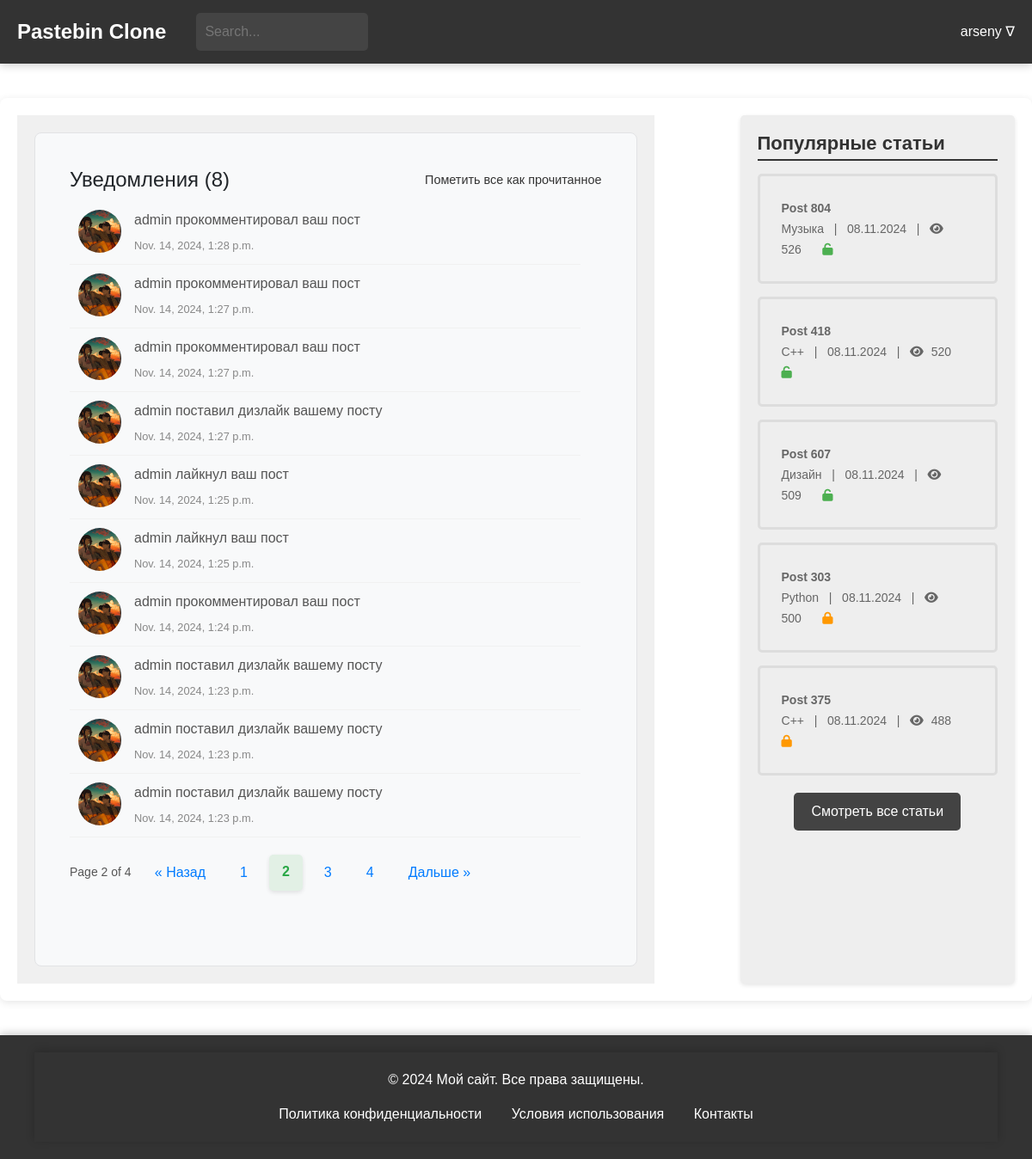
Before: /general/notifications/?page=2 (signed in) with the older database file.
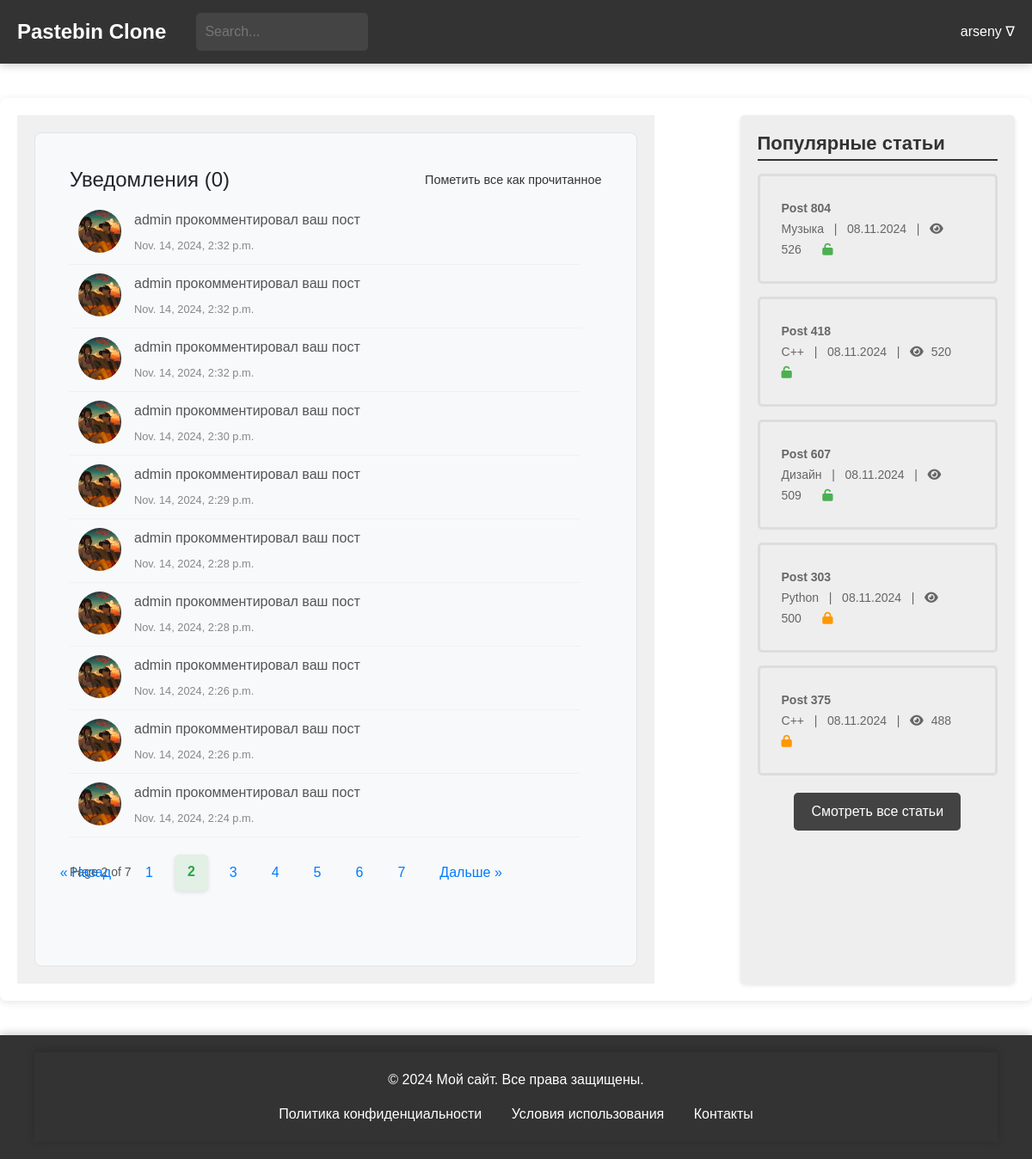
After: the same page with the newer database file.
### general/models.py (models this page shows)
class Notifications(models.Model):
    COMMENT = 1
    LIKE = 2
    DISLIKE = 3
    FAVOURITE = 4
    NOTE_TYPES = [
        (1, 'Comment'),
        (2, 'Like'),
        (3, 'Dislike'),
        (4, 'Favourite'),
    ]
    user = models.ForeignKey(CustomUser, on_delete=models.CASCADE, related_name='note_receiver', default=None)
    sender = models.ForeignKey(CustomUser, on_delete=models.CASCADE, related_name='note_sender', default=None)
    post = models.ForeignKey(Paste, on_delete=models.CASCADE)
    send_time = models.DateTimeField(auto_now_add=True)
    is_checked = models.BooleanField(default=False)
    notification_type = models.IntegerField(choices=NOTE_TYPES, max_length=1)
    class Meta:
        verbose_name = 'Уведомление'
        verbose_name_plural = 'Уведомления'
    def get_notification_message(self):
        if self.notification_type == 1:
            return f'{self.sender} прокомментировал ваш пост'
        elif self.notification_type == 2:
            return f'{self.sender} лайкнул ваш пост'
        elif self.notification_type == 3:
            return f'{self.sender} поставил дизлайк вашему посту'
        elif self.notification_type == 4:
            return f'{self.sender} добавил ваш пост в избранное'
        return 'Неизвестное уведомление'

### users/models.py (models this page shows)
class CustomUser(AbstractUser):
    bio = models.TextField(blank=True, null=True)
    favorites = models.ManyToManyField('blog.Paste', related_name='favorited_by', blank=True)
    address = models.CharField(max_length=100, blank=True, null=True)
    avatar = models.ImageField(upload_to='avatars/', blank=True, null=True)
    groups = models.ManyToManyField(
        'auth.Group',
        related_name='customuser_set',
        blank=True
    )
    user_permissions = models.ManyToManyField(
        'auth.Permission',
        related_name='customuser_set',
        blank=True
    )
    def __str__(self):
        return self.username
    class Meta:
        verbose_name = "Пользователь"
        verbose_name_plural = "Пользователи"

### blog/models.py (models this page shows, shortened)
class Paste(models.Model):
    ACCESS_STATUS_CHOICES = [
        (0, 'Private'),
        (1, 'Public'),
        (2, 'Draft'),
    ]
    TIME_LIVE_CHOICES = [
        (None, 'Никогда'),
        (timedelta(minutes=2), 'Через 2 минуты'),
        (timedelta(hours=1), 'Через 1 час'),
        (timedelta(days=1), 'Через 1 день'),
        (timedelta(weeks=1), 'Через 1 неделю'),
    ]
    title = models.CharField(max_length=200)
    content = models.TextField()
    author = models.ForeignKey(User, on_delete=models.CASCADE)
    created_at = models.DateTimeField(auto_now_add=True)
    updated_at = models.DateTimeField(auto_now=True)
    slug = models.UUIDField(default=uuid.uuid4, editable=False, unique=True)
    tags = models.ManyToManyField(Tag, related_name='posts')
    category = models.ForeignKey(Category, on_delete=models.SET_NULL, null=True)
    access_status = models.IntegerField(choices=ACCESS_STATUS_CHOICES, default=1)
    time_live = models.DurationField(null=True, blank=True)
    password = models.CharField(max_length=100, null=True, blank=True)
    is_delete_after_read = models.BooleanField(default=False)
    views_count = models.PositiveIntegerField(default=0)
    favourite_count = models.PositiveIntegerField(default=0)
    def get_formatted_created_at(self):
        return self.created_at.strftime('%d.%m.%Y')
    class Meta:
        verbose_name = 'Паста'
        verbose_name_plural = 'Паста'

class Category(models.Model):
    name = models.CharField(max_length=30, unique=True)
    parent = models.ForeignKey(
        'self',
        on_delete=models.CASCADE,
        null=True, blank=True,
        related_name='subcategories'
    )
    def __str__(self):
        return self.name
    class Meta:
        verbose_name = 'Категория'
        verbose_name_plural = 'Категории'

### general/views.py (the view)
# urls.py: path('notifications/', views.notifications, name='notifications'),
def notifications(request):
    notes = Notifications.objects.all().filter(user=request.user).order_by('-send_time')
    popular_posts = Paste.objects.order_by('-views_count')[:5]
    paginator = Paginator(notes, 10)
    page_number = request.GET.get('page')
    page_obj = paginator.get_page(page_number)
    return render(request, 'notifications.html', {
        'popular_posts': popular_posts,
        'notes': notes,
        'page_obj': page_obj,
    })

### general/context_processors.py (called while the page is built)
def unread_counts(request):
    if request.user.is_authenticated:
        unread_messages_count = Messages.objects.filter(user=request.user, is_checked=False).count()
        unread_notifications_count = Notifications.objects.filter(user=request.user, is_checked=False).count()
    else:
        unread_messages_count = 0
        unread_notifications_count = 0
    return {
        'unread_messages_count': unread_messages_count,
        'unread_notifications_count': unread_notifications_count,
    }

### general/templates/notifications.html (shortened to what this page needs)
{% extends 'blog/temps/base.html' %}
{% load static %}
{% block head %}
<link href="https://stackpath.bootstrapcdn.com/bootstrap/4.5.2/css/bootstrap.min.css" rel="stylesheet">
<link rel="stylesheet" href="https://cdnjs.cloudflare.com/ajax/libs/font-awesome/5.15.1/css/all.min.css">
<link rel="stylesheet" href="https://cdnjs.cloudflare.com/ajax/libs/font-awesome/6.0.0-beta3/css/all.min.css">
<link rel="stylesheet" type="text/css" href="{% static 'css/notifications.css' %}">
{% endblock %}
{% block content %}
<main>
    <div class="main-container">
        <div class="left-block">
            <div class="card notifications-block">
                <div class="card-body">
                    <div class="card-title-container">
                        <h4 class="card-title">Уведомления ({{ unread_notifications_count }})</h4>
                        <a href="{% url 'general:mark-all-notes-read' %}" class="mark-all-read">Пометить все как
                            прочитанное</a>
                    </div>
                    <ul class="notifications-list">
                        {% for notification in page_obj %}
                        <li class="notification-item">
                            <a href="{% url 'general:mark-notification-read' notification.id %}"
                               class="notification-link">
                                <div class="notification-avatar">
                                    <img src="{% if notification.sender.avatar %}{{ notification.sender.avatar.url }}{% else %}https://th.bing.com/th/id/OIP.0TsJGYhWWOy_hBFOH0hX-gHaHa?rs=1&pid=ImgDetMain{% endif %}"
                                         alt="Avatar" class="avatar-img">
                                </div>
                                <div class="notification-content">
                                    <p class="notification-message">{{ notification.get_notification_message }}</p>
                                    <span class="notification-time">{{ notification.send_time }}</span>
                                </div>
                            </a>
                        </li>
                        {% empty %}
                        <p class="no-notifications">Нет новых уведомлений.</p>
                        {% endfor %}
                    </ul>
                    {% include 'temps/notifications_paginator.html' %}
                </div>
            </div>
        </div>
        {% include 'blog/temps/popular_posts.html' %}
    </div>
</main>
{% endblock %}

### blog/templates/blog/temps/popular_posts.html
{% load static %}
<head>
    <link rel="stylesheet" type="text/css" href="{% static 'css/popular_posts.css' %}">
    <link rel="stylesheet" href="https://cdnjs.cloudflare.com/ajax/libs/font-awesome/6.0.0-beta3/css/all.min.css">
</head>
<div class="right-block">
    <h2>Популярные статьи</h2>
    <ul>
        {% for popular_post in popular_posts %}
        <li>
            <a href="{% url 'blog:post-detail' popular_post.slug %}">
                <span class="article-title">{{popular_post.title}}</span>
                <br>
                <span class="article-meta">{{ popular_post.category }} &nbsp; | &nbsp; {{ popular_post.get_formatted_created_at }} &nbsp; |  &nbsp;
                                    <i class="fa fa-eye"></i> <span
                            class="view-count">{{popular_post.views_count}}</span></span>
                {% if popular_post.password %}
                <span><i class="fa fa-lock" aria-hidden="true" style="color: #FF9800;"></i></span>
                {% else %}
                <span><i class="fa fa-unlock" aria-hidden="true" style="color: #4CAF50;"></i></span>
                {% endif %}
            </a>
        </li>
        {% endfor %}
    </ul>
     <div class="all-posts-link">
        <a href="{% url 'blog:posts-list' %}">Смотреть все статьи</a>
    </div>
</div>

Changed rows visible on the page:
no longer on this page (row unchanged): Notifications: sender.avatar (picture), get_notification_message "admin прокомментировал ваш пост", send_time "Nov. 14, 2024, 1:28 p.m."
no longer on this page (row unchanged): Notifications: sender.avatar (picture), get_notification_message "admin прокомментировал ваш пост", send_time "Nov. 14, 2024, 1:27 p.m."
no longer on this page (row unchanged): Notifications: sender.avatar (picture), get_notification_message "admin прокомментировал ваш пост", send_time "Nov. 14, 2024, 1:27 p.m."
no longer on this page (row unchanged): Notifications: sender.avatar (picture), get_notification_message "admin поставил дизлайк вашему посту", send_time "Nov. 14, 2024, 1:27 p.m."
no longer on this page (row unchanged): Notifications: sender.avatar (picture), get_notification_message "admin лайкнул ваш пост", send_time "Nov. 14, 2024, 1:25 p.m."
no longer on this page (row unchanged): Notifications: sender.avatar (picture), get_notification_message "admin лайкнул ваш пост", send_time "Nov. 14, 2024, 1:25 p.m."
no longer on this page (row unchanged): Notifications: sender.avatar (picture), get_notification_message "admin прокомментировал ваш пост", send_time "Nov. 14, 2024, 1:24 p.m."
no longer on this page (row unchanged): Notifications: sender.avatar (picture), get_notification_message "admin поставил дизлайк вашему посту", send_time "Nov. 14, 2024, 1:23 p.m."
no longer on this page (row unchanged): Notifications: sender.avatar (picture), get_notification_message "admin поставил дизлайк вашему посту", send_time "Nov. 14, 2024, 1:23 p.m."
no longer on this page (row unchanged): Notifications: sender.avatar (picture), get_notification_message "admin поставил дизлайк вашему посту", send_time "Nov. 14, 2024, 1:23 p.m."
added Notifications: sender.avatar (picture), get_notification_message "admin прокомментировал ваш пост", send_time "Nov. 14, 2024, 2:32 p.m."
added Notifications: sender.avatar (picture), get_notification_message "admin прокомментировал ваш пост", send_time "Nov. 14, 2024, 2:32 p.m."
added Notifications: sender.avatar (picture), get_notification_message "admin прокомментировал ваш пост", send_time "Nov. 14, 2024, 2:32 p.m."
added Notifications: sender.avatar (picture), get_notification_message "admin прокомментировал ваш пост", send_time "Nov. 14, 2024, 2:30 p.m."
added Notifications: sender.avatar (picture), get_notification_message "admin прокомментировал ваш пост", send_time "Nov. 14, 2024, 2:29 p.m."
added Notifications: sender.avatar (picture), get_notification_message "admin прокомментировал ваш пост", send_time "Nov. 14, 2024, 2:28 p.m."
added Notifications: sender.avatar (picture), get_notification_message "admin прокомментировал ваш пост", send_time "Nov. 14, 2024, 2:28 p.m."
added Notifications: sender.avatar (picture), get_notification_message "admin прокомментировал ваш пост", send_time "Nov. 14, 2024, 2:26 p.m."
added Notifications: sender.avatar (picture), get_notification_message "admin прокомментировал ваш пост", send_time "Nov. 14, 2024, 2:26 p.m."
added Notifications: sender.avatar (picture), get_notification_message "admin прокомментировал ваш пост", send_time "Nov. 14, 2024, 2:24 p.m."
Other visible differences:
{{ unread_notifications_count }}: "8" → "0"
{{ page_obj.paginator.num_pages }}: "4" → "7"
new list line: "5"
new list line: "6"
new list line: "7"
